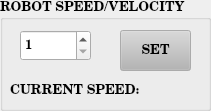
   <widget class="QGroupBox" name="groupBox_3">
    <property name="geometry">
     <rect>
      <x>260</x>
      <y>10</y>
      <width>211</width>
      <height>111</height>
     </rect>
    </property>
    <property name="font">
     <font>
      <family>Century Schoolbook L</family>
      <pointsize>10</pointsize>
      <weight>75</weight>
      <bold>true</bold>
     </font>
    </property>
    <property name="title">
     <string>ROBOT SPEED/VELOCITY</string>
    </property>
    <widget class="QPushButton" name="pushButton_5">
     <property name="geometry">
      <rect>
       <x>120</x>
       <y>30</y>
       <width>71</width>
       <height>41</height>
      </rect>
     </property>
     <property name="palette">
      <palette>
       <active>
        <colorrole role="Button">
         <brush brushstyle="SolidPattern">
          <color alpha="255">
           <red>181</red>
           <green>181</green>
           <blue>181</blue>
          </color>
         </brush>
        </colorrole>
       </active>
       <inactive>
        <colorrole role="Button">
         <brush brushstyle="SolidPattern">
          <color alpha="255">
           <red>181</red>
           <green>181</green>
           <blue>181</blue>
          </color>
         </brush>
        </colorrole>
       </inactive>
       <disabled>
        <colorrole role="Button">
         <brush brushstyle="SolidPattern">
          <color alpha="255">
           <red>181</red>
           <green>181</green>
           <blue>181</blue>
          </color>
         </brush>
        </colorrole>
       </disabled>
      </palette>
     </property>
     <property name="cursor">
      <cursorShape>PointingHandCursor</cursorShape>
     </property>
     <property name="text">
      <string>SET</string>
     </property>
    </widget>
    <widget class="QSpinBox" name="spinBox">
     <property name="geometry">
      <rect>
       <x>20</x>
       <y>30</y>
       <width>71</width>
       <height>31</height>
      </rect>
     </property>
     <property name="minimum">
      <number>1</number>
     </property>
     <property name="maximum">
      <number>9</number>
     </property>
    </widget>
    <widget class="QLabel" name="label_3">
     <property name="geometry">
      <rect>
       <x>10</x>
       <y>80</y>
       <width>131</width>
       <height>21</height>
      </rect>
     </property>
     <property name="font">
      <font>
       <pointsize>10</pointsize>
      </font>
     </property>
     <property name="text">
      <string>CURRENT SPEED:</string>
     </property>
    </widget>
    <widget class="QLabel" name="curspeed">
     <property name="geometry">
      <rect>
       <x>150</x>
       <y>80</y>
       <width>31</width>
       <height>21</height>
      </rect>
     </property>
     <property name="font">
      <font>
       <family>Century Schoolbook L</family>
       <pointsize>12</pointsize>
       <weight>75</weight>
       <bold>true</bold>
      </font>
     </property>
     <property name="text">
      <string/>
     </property>
    </widget>
   </widget>
